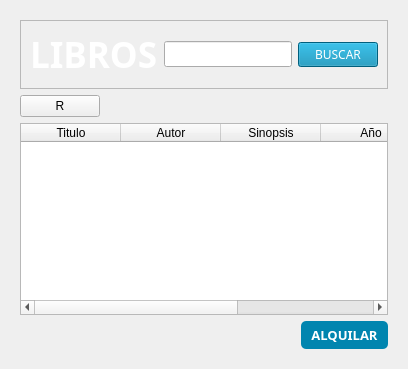
            <widget class="QWidget" name="HomeP">
             <layout class="QVBoxLayout" name="verticalLayout_20">
              <item>
               <widget class="QWidget" name="widget_6" native="true">
                <layout class="QVBoxLayout" name="verticalLayout_19">
                 <item>
                  <widget class="QFrame" name="frame_7">
                   <property name="frameShape">
                    <enum>QFrame::StyledPanel</enum>
                   </property>
                   <property name="frameShadow">
                    <enum>QFrame::Raised</enum>
                   </property>
                   <layout class="QHBoxLayout" name="horizontalLayout_7">
                    <item>
                     <widget class="QLabel" name="label_8">
                      <property name="font">
                       <font>
                        <family>Century Gothic</family>
                        <pointsize>26</pointsize>
                        <bold>true</bold>
                       </font>
                      </property>
                      <property name="styleSheet">
                       <string notr="true">color: rgb(255, 255, 255);</string>
                      </property>
                      <property name="text">
                       <string>LIBROS</string>
                      </property>
                     </widget>
                    </item>
                    <item>
                     <widget class="QLineEdit" name="Buscar_Libro">
                      <property name="styleSheet">
                       <string notr="true">color: rgb(255, 255, 255);
font: 700 8pt &quot;Century Gothic&quot;;
border-color: rgb(255, 255, 255);
padding: 4px 10px;</string>
                      </property>
                      <property name="placeholderText">
                       <string>¡Busca tu libro favorito!</string>
                      </property>
                     </widget>
                    </item>
                    <item>
                     <widget class="QPushButton" name="buscar_libro">
                      <property name="font">
                       <font>
                        <family>Century Gothic</family>
                       </font>
                      </property>
                      <property name="styleSheet">
                       <string notr="true">background-color: rgb(0, 133, 175);
color: rgb(255, 255, 255);</string>
                      </property>
                      <property name="text">
                       <string>BUSCAR</string>
                      </property>
                      <property name="icon">
                       <iconset>
                        <normaloff>../Qss/icons/Icons/feather/search.png</normaloff>../Qss/icons/Icons/feather/search.png</iconset>
                      </property>
                      <property name="iconSize">
                       <size>
                        <width>20</width>
                        <height>20</height>
                       </size>
                      </property>
                     </widget>
                    </item>
                   </layout>
                  </widget>
                 </item>
                 <item alignment="Qt::AlignLeft">
                  <widget class="QPushButton" name="refresh">
                   <property name="text">
                    <string>R</string>
                   </property>
                  </widget>
                 </item>
                 <item>
                  <widget class="QTableWidget" name="HomeTable">
                   <column>
                    <property name="text">
                     <string>Titulo</string>
                    </property>
                   </column>
                   <column>
                    <property name="text">
                     <string>Autor</string>
                    </property>
                   </column>
                   <column>
                    <property name="text">
                     <string>Sinopsis</string>
                    </property>
                   </column>
                   <column>
                    <property name="text">
                     <string>Año</string>
                    </property>
                   </column>
                   <column>
                    <property name="text">
                     <string>Genero</string>
                    </property>
                   </column>
                  </widget>
                 </item>
                 <item alignment="Qt::AlignRight">
                  <widget class="QPushButton" name="alquilar_btn">
                   <property name="font">
                    <font>
                     <family>Century Gothic</family>
                     <pointsize>10</pointsize>
                     <bold>true</bold>
                    </font>
                   </property>
                   <property name="cursor">
                    <cursorShape>OpenHandCursor</cursorShape>
                   </property>
                   <property name="styleSheet">
                    <string notr="true">
background-color: rgb(0, 133, 175);
padding: 5px 10px;
border-radius: 5px;

color: rgb(255, 255, 255);</string>
                   </property>
                   <property name="text">
                    <string>ALQUILAR</string>
                   </property>
                   <property name="icon">
                    <iconset>
                     <normaloff>../Qss/icons/Icons/feather/shopping-cart.png</normaloff>../Qss/icons/Icons/feather/shopping-cart.png</iconset>
                   </property>
                   <property name="iconSize">
                    <size>
                     <width>20</width>
                     <height>20</height>
                    </size>
                   </property>
                  </widget>
                 </item>
                </layout>
               </widget>
              </item>
             </layout>
            </widget>
